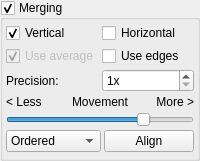
           <widget class="QGroupBox" name="merge_group">
            <property name="title">
             <string>Merging</string>
            </property>
            <property name="checkable">
             <bool>true</bool>
            </property>
            <layout class="QVBoxLayout" name="verticalLayout_2">
             <property name="spacing">
              <number>3</number>
             </property>
             <property name="leftMargin">
              <number>3</number>
             </property>
             <property name="topMargin">
              <number>3</number>
             </property>
             <property name="rightMargin">
              <number>3</number>
             </property>
             <property name="bottomMargin">
              <number>6</number>
             </property>
             <item>
              <layout class="QGridLayout" name="gridLayout_2">
               <property name="spacing">
                <number>3</number>
               </property>
               <item row="4" column="1">
                <widget class="QCheckBox" name="cbx_merge_v">
                 <property name="text">
                  <string>Horizontal</string>
                 </property>
                </widget>
               </item>
               <item row="4" column="0">
                <widget class="QCheckBox" name="cbx_merge_h">
                 <property name="text">
                  <string>Vertical</string>
                 </property>
                 <property name="checked">
                  <bool>true</bool>
                 </property>
                </widget>
               </item>
               <item row="6" column="1">
                <widget class="QSpinBox" name="merge_scale">
                 <property name="toolTip">
                  <string>Subpixel alignment factor</string>
                 </property>
                 <property name="suffix">
                  <string>x</string>
                 </property>
                 <property name="minimum">
                  <number>1</number>
                 </property>
                 <property name="maximum">
                  <number>10</number>
                 </property>
                </widget>
               </item>
               <item row="5" column="1">
                <widget class="QCheckBox" name="cbx_edges">
                 <property name="toolTip">
                  <string>Align using only the edges, can improve results with lightning changes</string>
                 </property>
                 <property name="text">
                  <string>Use edges</string>
                 </property>
                </widget>
               </item>
               <item row="5" column="0">
                <widget class="QCheckBox" name="cbx_average">
                 <property name="enabled">
                  <bool>false</bool>
                 </property>
                 <property name="text">
                  <string>Use average</string>
                 </property>
                 <property name="checked">
                  <bool>true</bool>
                 </property>
                </widget>
               </item>
               <item row="6" column="0">
                <widget class="QLabel" name="label_18">
                 <property name="text">
                  <string>Precision:</string>
                 </property>
                </widget>
               </item>
              </layout>
             </item>
             <item>
              <layout class="QHBoxLayout" name="horizontalLayout_3">
               <item>
                <widget class="QLabel" name="label_2">
                 <property name="text">
                  <string>&lt; Less</string>
                 </property>
                </widget>
               </item>
               <item>
                <widget class="QLabel" name="label_3">
                 <property name="text">
                  <string>Movement</string>
                 </property>
                 <property name="alignment">
                  <set>Qt::AlignCenter</set>
                 </property>
                </widget>
               </item>
               <item>
                <widget class="QLabel" name="label">
                 <property name="text">
                  <string>More &gt;</string>
                 </property>
                 <property name="alignment">
                  <set>Qt::AlignRight|Qt::AlignTrailing|Qt::AlignVCenter</set>
                 </property>
                </widget>
               </item>
              </layout>
             </item>
             <item>
              <widget class="QSlider" name="merge_movement">
               <property name="sizePolicy">
                <sizepolicy hsizetype="Preferred" vsizetype="Fixed">
                 <horstretch>0</horstretch>
                 <verstretch>0</verstretch>
                </sizepolicy>
               </property>
               <property name="maximum">
                <number>100</number>
               </property>
               <property name="singleStep">
                <number>5</number>
               </property>
               <property name="value">
                <number>75</number>
               </property>
               <property name="orientation">
                <enum>Qt::Horizontal</enum>
               </property>
              </widget>
             </item>
             <item>
              <layout class="QHBoxLayout" name="horizontalLayout_2">
               <property name="spacing">
                <number>3</number>
               </property>
               <item>
                <widget class="QComboBox" name="merge_method">
                 <property name="toolTip">
                  <string>The algorithm used for aligning</string>
                 </property>
                 <property name="currentIndex">
                  <number>1</number>
                 </property>
                 <item>
                  <property name="text">
                   <string>None (stills)</string>
                  </property>
                 </item>
                 <item>
                  <property name="text">
                   <string>Ordered</string>
                  </property>
                 </item>
                 <item>
                  <property name="text">
                   <string>Recursive</string>
                  </property>
                 </item>
                 <item>
                  <property name="text">
                   <string>Layered</string>
                  </property>
                 </item>
                 <item>
                  <property name="text">
                   <string>Animated</string>
                  </property>
                 </item>
                </widget>
               </item>
               <item>
                <widget class="QPushButton" name="btn_subpixel">
                 <property name="text">
                  <string>Align</string>
                 </property>
                </widget>
               </item>
              </layout>
             </item>
            </layout>
           </widget>
